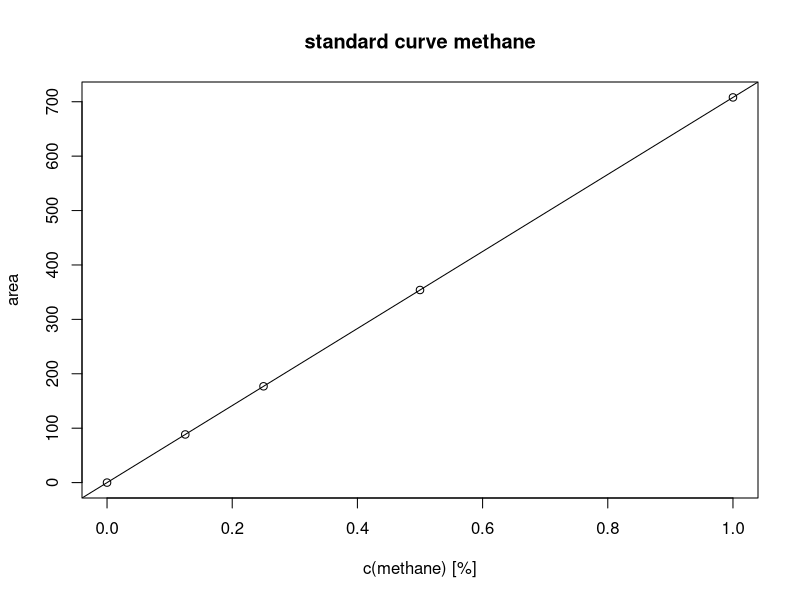

Source code (R):
# script for processing standards of gas chromatography data
# marmic practical - microbial physiology - experiment 1

# data import
standard <- read.delim("E1_standard.txt", sep = "\t", dec = ",")

# calculating mean and standard deviation

# methane

for (i in 1:nrow(standard)) {
  standard[i,5] <- mean(c(standard[i,2], standard[i,3], standard[i,4]))
  standard[i,6] <- sd(c(standard[i,2], standard[i,3], standard[i,4]))
}
colnames(standard) <- c("concentration", # [%]
                        "rep1",
                        "rep2",
                        "rep3",
                        "mean",
                        "sd")

# linear model
methane_lm <- lm(mean ~ 0 + concentration, data=standard)
summary(methane_lm)
methane_coef <- methane_lm$coefficients[[1]]
plot(x=standard$concentration,
     y=standard$mean,
     main = "standard curve methane",
     xlab = "c(methane) [%]",
     ylab = "area")
abline(methane_lm)